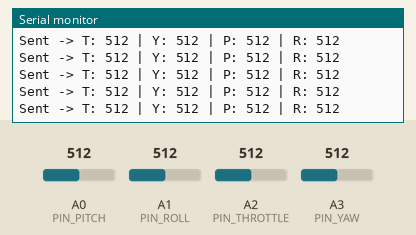
Recording of a sketch running on a simulated Arduino Uno, built with avr-gcc and run on an emulated ATmega328P. Parts: the last lines printed to the serial monitor. Inputs (shaded band) come from the test bench; at power-on: A0 (PIN_PITCH) = 512, A1 (PIN_ROLL) = 512, A2 (PIN_THROTTLE) = 512, A3 (PIN_YAW) = 512. No radio packets arrive unless stated.

Above: at 7.2 s.
7.3 s: A0 (PIN_PITCH) set to 110
At 8.2 s:
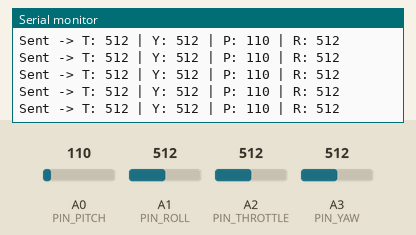
8.8 s: A0 (PIN_PITCH) set to 92
At 9.4 s:
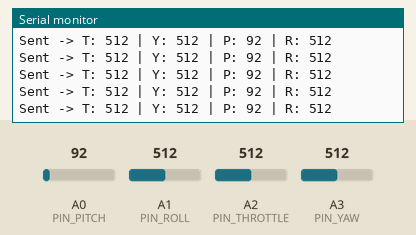
Timing chart, 0 to 11.3 s (numbered marks = the images above; inputs shaded):
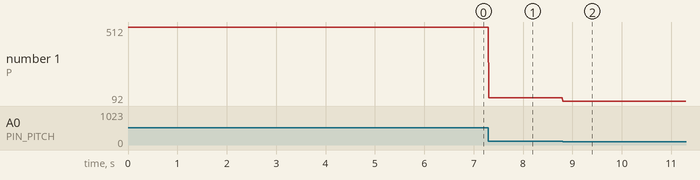

Measured:
- after the input at 7.3 s, the serial monitor: prints a new line at once (image 1)
- after the input at 8.8 s, the serial monitor: prints a new line at once (image 2)
- plotted number 1: 512 → 110 after the input at 7.3 s, 110 → 92 after the input at 8.8 s

The sketch:

transmitter_test_2.0.ino
```cpp
//Transmitter test to see if we can send the joystick values to the drone reciever


#include <SPI.h>
#include <nRF24L01.h>
#include <RF24.h>

// --- PIN ASSIGNMENTS ---
// Left Joystick: Throttle & Yaw
#define PIN_YAW      A3
#define PIN_THROTTLE A2
// Right Joystick: Pitch & Roll
#define PIN_PITCH    A0
#define PIN_ROLL     A1

// --- CALIBRATION (Adjust these based on your specific joysticks) ---
#define A_LOW 0
#define A_CENTER 512
#define A_HIGH 1023

// Radio Setup: CE on D9, CSN on D10 [cite: 17]
RF24 radio(9, 10);
const byte address[6] = "00001"; // Must match the receiver [cite: 19]

// Define a structure to hold all 4 joystick values
struct ControlData {
  int16_t throttle;
  int16_t yaw;
  int16_t pitch;
  int16_t roll;
};

ControlData data; // Create an instance of our data structure

// Existing floating point mapping from your simulator code [cite: 1, 2]
float mapFloat(float x, float in_min, float in_max, float out_min, float out_max) {
  return (x - in_min) * (out_max - out_min) / (in_max - in_min) + out_min;
}

// Maps stick to a standard 0-1023 range [cite: 3, 4]
int mapStick(int val, int low, int center, int high) {
  val = constrain(val, low, high);
  if (val < center)
    return (int)mapFloat(val, low, center, 0, 512);
  else
    return (int)mapFloat(val, center, high, 512, 1023);
}

void setup() {
  Serial.begin(115200);

  // Initialize Radio [cite: 20]
  if (!radio.begin()) {
    Serial.println("Error: Radio hardware not responding!");
    while (1);
  }

  radio.openWritingPipe(address);
  radio.setPALevel(RF24_PA_MIN); // Keep power low for desk testing [cite: 21]
  radio.stopListening();         // Set as Transmitter [cite: 21]
  Serial.println("Transmitter Initialized.");
}

void loop() {
  // 1. Read Raw Values [cite: 7, 8]
  int rawYaw      = analogRead(PIN_YAW);
  int rawThrottle = analogRead(PIN_THROTTLE);
  int rawPitch    = analogRead(PIN_PITCH);
  int rawRoll     = analogRead(PIN_ROLL);

  // 2. Map and Store in Structure [cite: 9, 10]
  data.yaw      = mapStick(rawYaw,      A_LOW, A_CENTER, A_HIGH);
  data.throttle = mapStick(rawThrottle, A_LOW, A_CENTER, A_HIGH);
  data.pitch    = mapStick(rawPitch,    A_LOW, A_CENTER, A_HIGH);
  data.roll     = mapStick(rawRoll,     A_LOW, A_CENTER, A_HIGH);

  // 3. Send the entire structure via Radio [cite: 23]
  bool report = radio.write(&data, sizeof(data));

  // 4. Debug Output (optional) [cite: 13]
  if (report) {
    Serial.print("Sent -> T: "); Serial.print(data.throttle);
    Serial.print(" | Y: "); Serial.print(data.yaw);
    Serial.print(" | P: "); Serial.print(data.pitch);
    Serial.print(" | R: "); Serial.println(data.roll);
  } else {
    Serial.println("Transmission Failed");
  }

  delay(10); // Short delay for stability [cite: 16]
}
```
